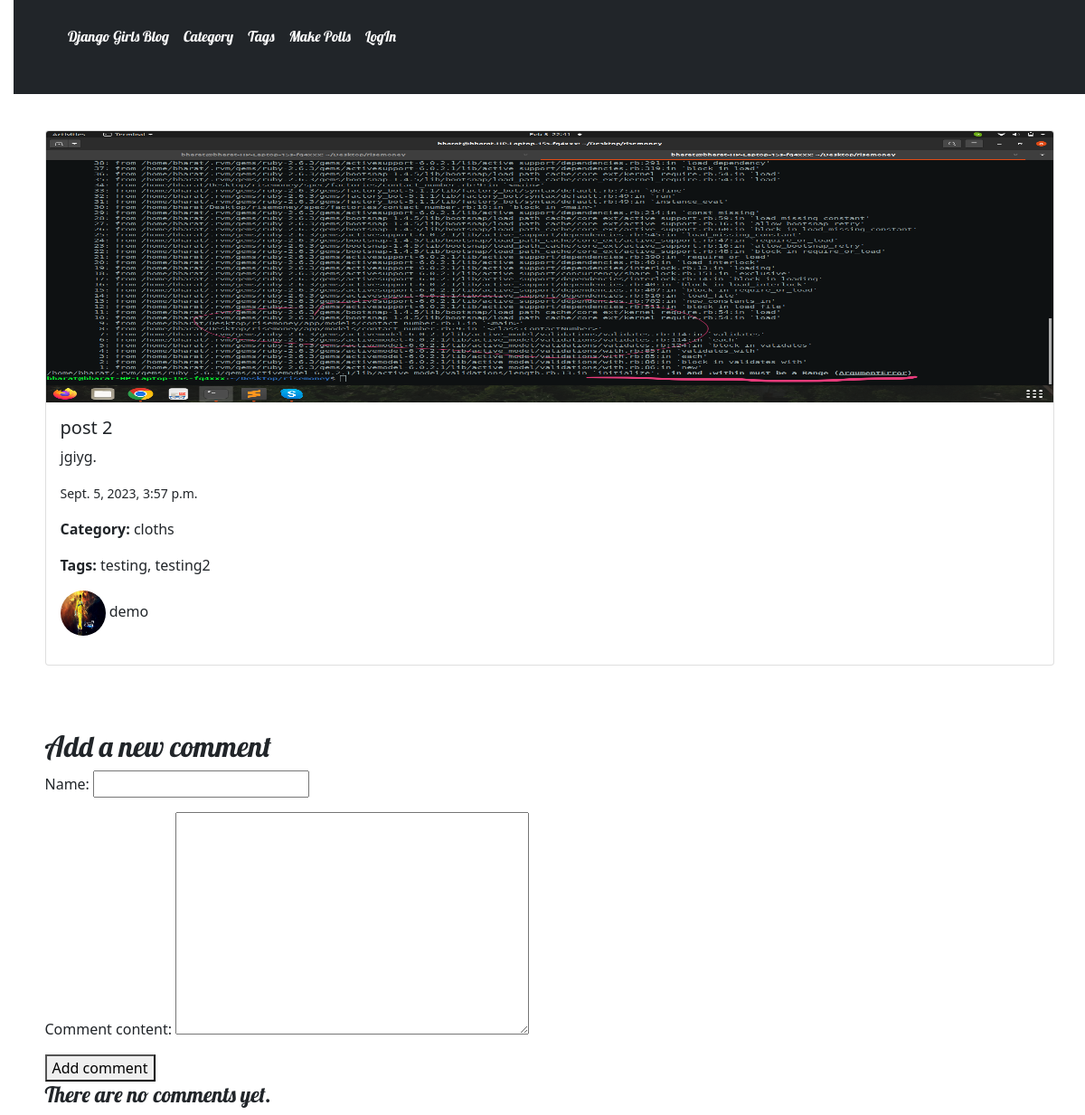
The app's page /post/post-2/ with its own data.
### blog/models.py (models this page shows, shortened)
class Post(models.Model):
    author = models.ForeignKey(User, on_delete=models.CASCADE)
    category = models.ForeignKey(Category, on_delete=models.CASCADE)
    tags = models.ManyToManyField(Tag)
    title = models.CharField(max_length=200)
    text = models.TextField()
    feature_img = models.ImageField(upload_to='post/feture',blank=True, null=True)
    thumbnail_img = models.ImageField(upload_to='post/thumbnail',blank=True, null=True)
    slug = AutoSlugField(populate_from='title', unique=True, default=None, null=True)
    created_date = models.DateTimeField(default=timezone.now)
    published_date = models.DateTimeField(blank=True, null=True)
    class Meta:
        ordering = ['-created_date',]

class Category(models.Model):
    name = models.CharField(max_length=60)
    desc = models.TextField()
    image = models.ImageField(upload_to='cat')
    slug = AutoSlugField(populate_from='name', unique=True, default=None, null=True)

class Tag(models.Model):
    name = models.CharField(max_length=60)
    desc = models.TextField()
    image = models.ImageField(upload_to='cat')
    def __str__(self):
        return self.name

class User(AbstractUser):
    phone_no = models.PositiveIntegerField(validators=[MaxValueValidator(9999999999)], null=True,blank=True)
    gender = models.CharField(max_length=1,choices=SEX_CHOICES,)
    date_of_birth = models.DateField(null=True)
    company = models.CharField(max_length=100,null=True,blank=True)
    city = models.CharField(max_length=30)
    state = models.CharField(max_length=30)
    country = models.CharField(max_length=30)
    user_img = models.ImageField(upload_to='UserImg', blank=True, null=True)
    user_web =  models.URLField(max_length=250,null=True,blank=True)
    user_address = models.CharField(max_length=300)
    rule = models.CharField(max_length=1,choices=RULE_CHOICES, null=True,blank=True)

### blog/views.py (the view)
# urls.py: path('post/<slug:slug>/', views.post_detail, name='post_detail'),
def post_detail(request, slug):
    post = get_object_or_404(Post, slug=slug)
    comments = post.comments.filter(active=True, parent__isnull=True).order_by('-commented_date')
    if request.method == 'POST':
        comment_form = CommentForm(data=request.POST)
        if comment_form.is_valid():
            parent_obj = None
            try:
                parent_id = int(request.POST.get('parent_id'))
            except:
                parent_id = None
            if parent_id:
                parent_obj = Comment.objects.get(id=parent_id)
                if parent_obj:
                    replay_comment = comment_form.save(commit=False)
                    replay_comment.parent = parent_obj
            new_comment = comment_form.save(commit=False)
            new_comment.post = post
            new_comment.save()
            return redirect(f'/post/{post.slug}')
    else:
        comment_form = CommentForm()
    return render(request,
                  'blog/post_detail.html',
                  {'post': post,
                   'comments': comments,
                   'comment_form': comment_form})

### blog/forms.py
class CommentForm(forms.ModelForm):
    class Meta:
        model = Comment
        fields = ('name','comment_content')

### blog/templates/blog/post_detail.html (shortened to what this page needs)
{% extends 'blog/base.html' %}
{% block content %}
<article class="post">
  <div class="card mb-3">
      <img src="{{post.thumbnail_img.url}}" width="450" height="300" class="card-img-top" alt="...">
        <div class="card-body">
        <h5 class="card-title">{{ post.title }}</h5>
        <p class="card-text">{{ post.text|linebreaksbr }}.</p>
        <p class="card-text"><small class="text-body-secondary">{{ post.published_date }}</small></p>
        <p><strong>Category:</strong> {{ post.category.name }}</p>
        <p><strong>Tags:</strong> {{ post.tags.all|join:", " }}</p>
        <p class="in">
          {% if post.author.user_img %}
              <img src="{{post.author.user_img.url}}" class="rounded_img" width="50" height="50"/>
          {% endif %}
          {% if post.author == request.user %}
          <span><a href="{% url 'user_profile' %}">{{ post.author.first_name }}</a></span>
          {% else %}
              <span>{{ post.author.first_name }}</span>
          {% endif %}
      </p>
      </div>
  </div>
</article>
<h2>Add a new comment</h2>
<form action="." method="post">
    {{ comment_form.as_p }}
    <button type="submit">Add comment</button>
</form>
{% for comment in comments %}
<div class="comment" >
    <p class="info" style="margin: 0px;">{{ comment.name }} | {{ comment.commented_date }}</p>
    {{ comment.comment_content|linebreaks }}
    {% for replay in comment.replies.all %}
    <p class="info" style="margin: 0px 26px;">{{ replay.name }} | {{ replay.commented_date }}</p>
    <li style="list-style-type: none; margin-left: 30px;">{{ replay.comment_content }}</li>
    {% endfor %}
    <button type="button" class="collapsible" style="margin-left: 0px;">Reply</button>
    <div class="content" style="display: none;">
        <form action="." method="post">
            {{ comment_form.as_p }}
            {% csrf_token %}
            <input type="hidden" name="parent_id" value="{{ comment.id }}">
            <input class="btn btn-primary" type="submit" value="Reply">
        </form>
    </div>
</div>
{% empty %}
<h4>There are no comments yet.</h4>
{% endfor %}
{% endblock %}

### blog/static/css1/blog.css (style rules this page uses)
body { padding-left: 15px; }
h1, h2, h3, h4 { font-family: 'Lobster', cursive; }
.post { margin-bottom: 70px; }
.rounded_img { border-radius: 100% 100%; }
.in { display:inline-block; }

### records on screen
Post: thumbnail_img (picture), title "post 2", text "jgiyg", published_date "Sept. 5, 2023, 3:57 p.m.", category.name "cloths", tags.all "testing, testing2", author.user_img (picture), author.first_name "demo"
